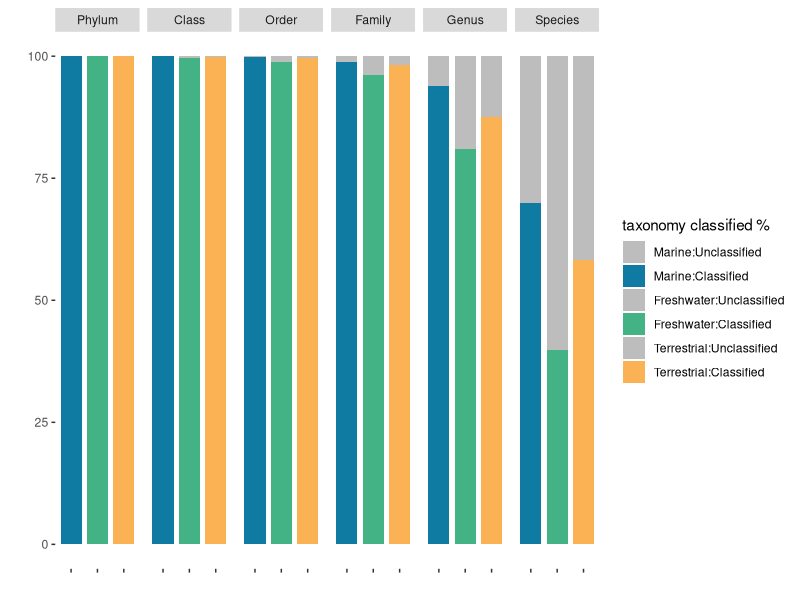
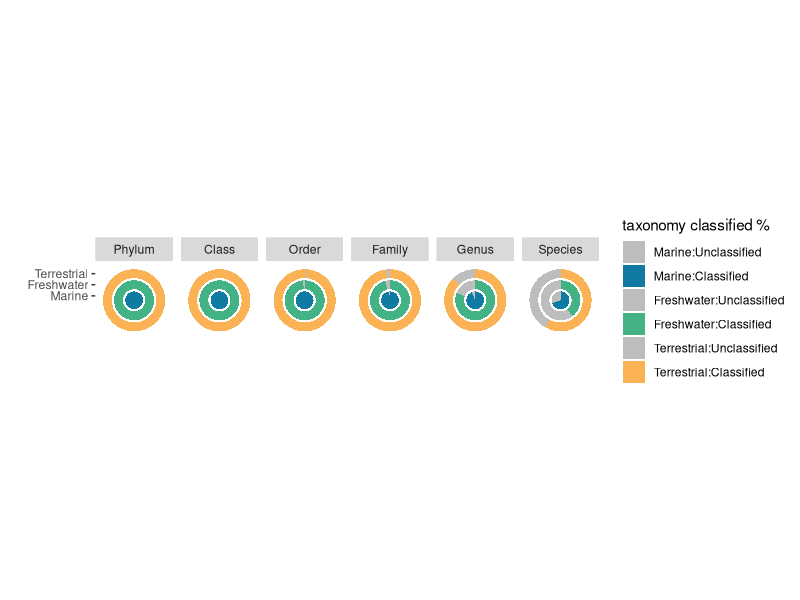
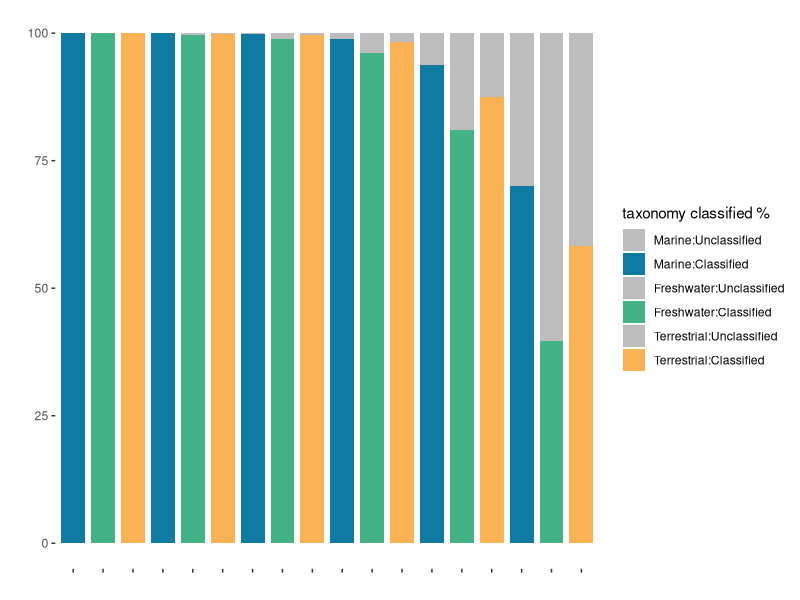
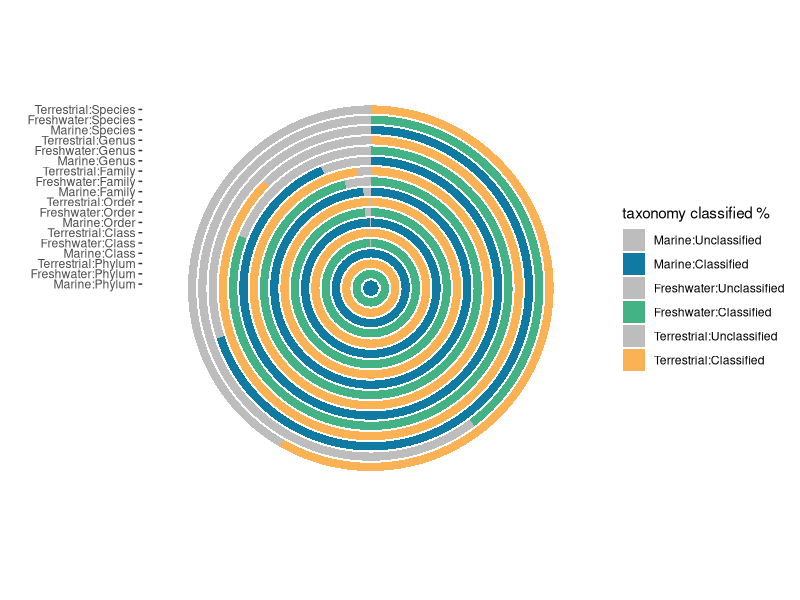
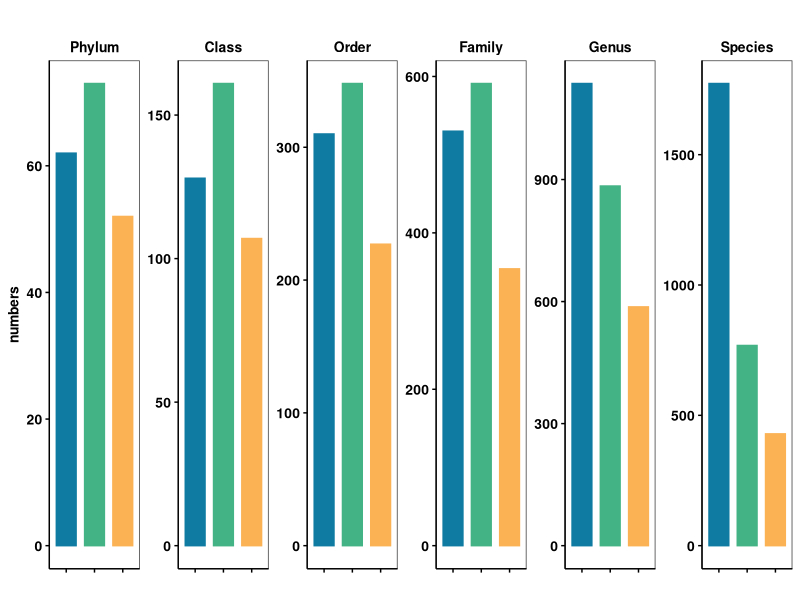
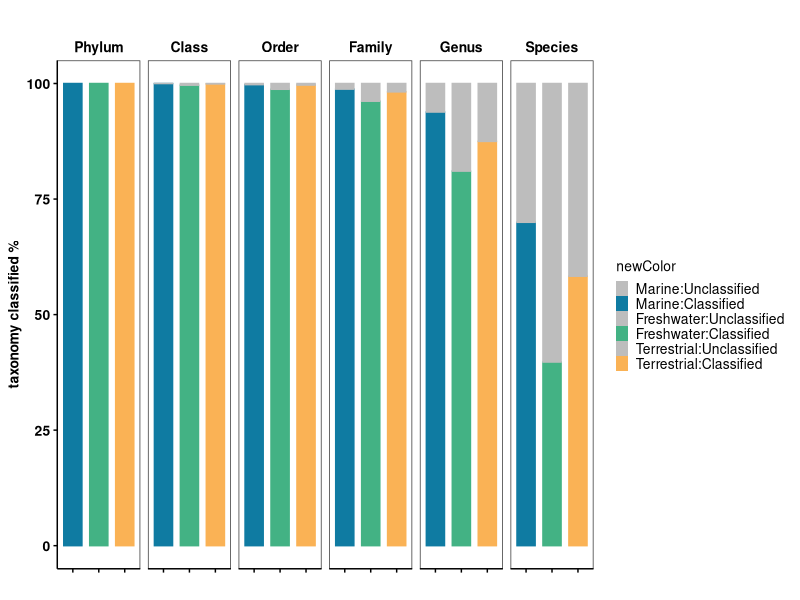
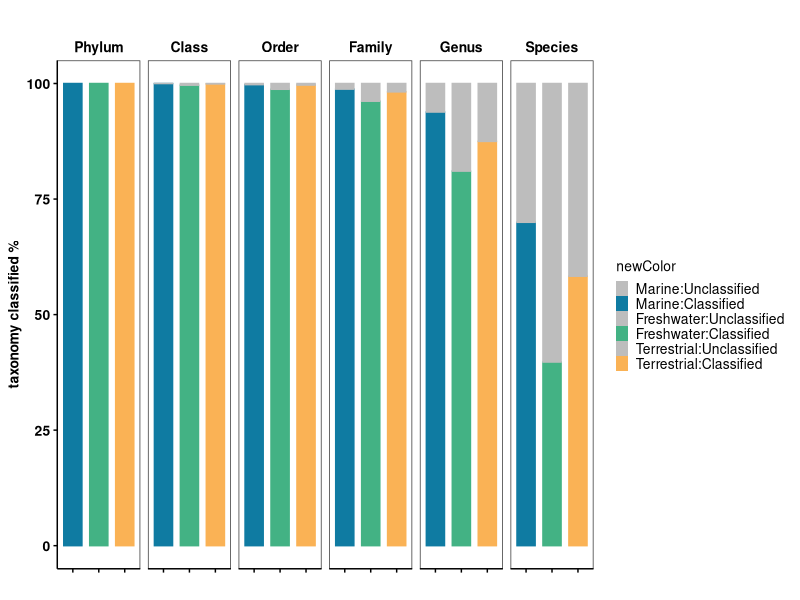
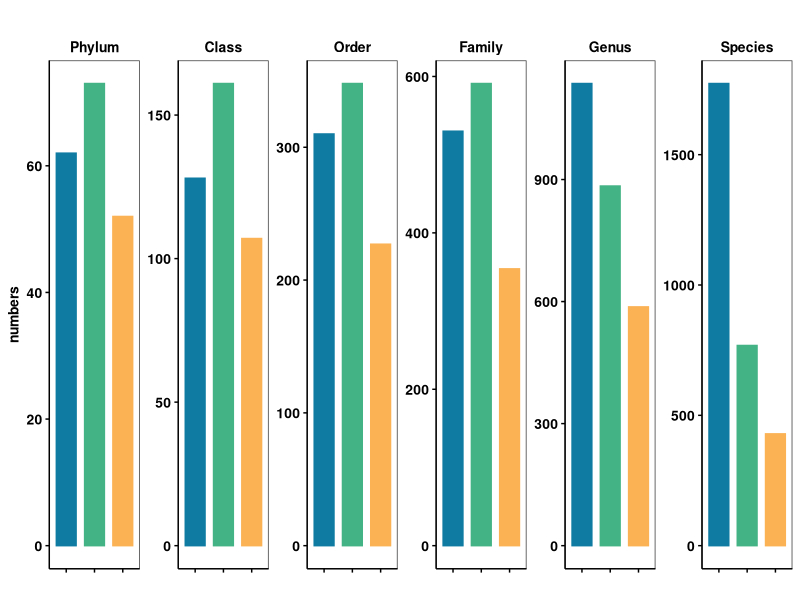

Generate these figures, in order, with R: (Note: this script raises an error after producing the figures.)
library("dplyr")
library("reshape")
library("ggplot2")
library("ggpubr")

group_list =c("Marine","Freshwater","Terrestrial")
color_var = c("#0f7ba2","#43b284","#fab255")

#phylum Class   Order   Family  Genus   Species
phylum <- read.table("../data/3Group.represent.genome.info.all.split.txt.group.phylum.stat.xls",header=T,sep = "	",check.names=F)
Class <- read.table("../data/3Group.represent.genome.info.all.split.txt.group.Class.stat.xls",header=T,sep = "	",check.names=F)
Order <- read.table("../data/3Group.represent.genome.info.all.split.txt.group.Order.stat.xls",header=T,sep = "	",check.names=F)
Family <- read.table("../data/3Group.represent.genome.info.all.split.txt.group.Family.stat.xls",header=T,sep = "	",check.names=F)
Genus <- read.table("../data/3Group.represent.genome.info.all.split.txt.group.Genus.stat.xls",header=T,sep = "	",check.names=F)
Species <- read.table("../data/3Group.represent.genome.info.all.split.txt.group.Species.stat.xls",header=T,sep = "	",check.names=F)



phylumStat <- phylum %>%
  group_by(Group)%>%
  summarize(level = level,num = num,Prevalence = (num /  sum(num))*100 )%>%
  mutate(taxonomy=if_else(level == "p__","Unclassified","Classified")) %>%
  group_by(Group,taxonomy) %>%
  summarize(Phylum = sum(Prevalence) )

ClassStat <- Class %>%
  group_by(Group)%>%
  summarize(level = level,num = num,Prevalence = (num /  sum(num))*100 )%>%
  mutate(taxonomy=if_else(level == "c__","Unclassified","Classified")) %>%
  group_by(Group,taxonomy) %>%
  summarize(Class = sum(Prevalence) )

OrderStat <- Order %>%
  group_by(Group)%>%
  summarize(level = level,num = num,Prevalence = (num /  sum(num))*100 )%>%
  mutate(taxonomy=if_else(level == "o__","Unclassified","Classified")) %>%
  group_by(Group,taxonomy) %>%
  summarize(Order = sum(Prevalence) )

FamilyStat <- Family %>%
  group_by(Group)%>%
  summarize(level = level,num = num,Prevalence = (num /  sum(num))*100 )%>%
  mutate(taxonomy=if_else(level == "f__","Unclassified","Classified")) %>%
  group_by(Group,taxonomy) %>%
  summarize(Family = sum(Prevalence) )

GenusStat <- Genus %>%
  group_by(Group)%>%
  summarize(level = level,num = num,Prevalence = (num /  sum(num))*100 )%>%
  mutate(taxonomy=if_else(level == "g__","Unclassified","Classified")) %>%
  group_by(Group,taxonomy) %>%
  summarize(Genus = sum(Prevalence) )

SpeciesStat <- Species %>%
  group_by(Group)%>%
  summarize(level = level,num = num,Prevalence = (num /  sum(num))*100 )%>%
  mutate(taxonomy=if_else(level == "s__","Unclassified","Classified")) %>%
  group_by(Group,taxonomy) %>%
  summarize(Species = sum(Prevalence) )

P1 <- melt(phylumStat)
C1 <- melt(ClassStat)
O1 <- melt(OrderStat)
F1 <- melt(FamilyStat)
G1 <- melt(GenusStat)
S1 <- melt(SpeciesStat)

plot <- rbind(P1,C1,O1,F1,G1,S1)
plot$newID <- paste0(plot$variable, ":", plot$taxonomy)
plot$newGroup <- paste0(plot$Group, ":", plot$variable)
plot$newColor <- paste0(plot$Group, ":", plot$taxonomy)

group_list =c("Marine","Freshwater","Terrestrial")
taxoLevel  <- c("Phylum", "Class"  , "Order" ,  "Family" , "Genus" ,  "Species")
color_var = c(rep(c("#bdbdbd","#0f7ba2","#bdbdbd","#43b284","#bdbdbd","#fab255"),6))

newGroupOrder <- c()

  for (t in taxoLevel ){
    for (g in group_list) {
      newGroupOrder <- c(newGroupOrder,paste0(g,":",t))
      }
  }
variableOrder <-c()
  for (gg in group_list ){
    for (cc in c("Unclassified","Classified")) {
      variableOrder <- c(variableOrder,paste0(gg,":",cc))
    }
  }


newGroupOrder
variableOrder
plot$newGroup <- factor(plot$newGroup ,levels=newGroupOrder)
plot$newColor <- factor(plot$newColor ,levels=variableOrder)
plot$Group <- factor(plot$Group ,levels=group_list)

#先得到柱形图
p <- ggplot(plot, aes(Group, value, fill = newColor)) +
  geom_bar(stat = 'identity', width = 0.8) +
  scale_fill_manual(values = c(color_var)) +
  labs(x = '', y = '', fill = 'taxonomy classified %') +
  theme(panel.grid = element_blank(), panel.background = element_blank(), axis.text.x = element_blank())+
  facet_grid(.~ variable)
p
#再经坐标系变换得到圆环图
p + coord_polar(theta = 'y')


p1 <- ggplot(plot, aes(newGroup, value, fill = newColor)) +
  geom_bar(stat = 'identity', width = 0.8) +
  scale_fill_manual(values = c(color_var)) +
  labs(x = '', y = '', fill = 'taxonomy classified %') +
  theme(panel.grid = element_blank(), panel.background = element_blank(), axis.text.x = element_blank())

p1
#再经坐标系变换得到圆环图
p1 + coord_polar(theta = 'y')




p <- ggbarplot(plot, "Group", "value",fill = "newColor", color = "newColor", 
          ggtheme = theme_bw() +
            theme(axis.text.x = element_text(color="black",size=0,angle=-45,hjust= 0.1 ,vjust = 0 ,face="bold"),
                  axis.text.y = element_text(color="black",size=10,face="bold"),
                  axis.title.y=element_text(color="black",size=10,face="bold"),
                  axis.line = element_line(color="black"),
                  axis.ticks = element_line(color="black"),
                  strip.text.x = element_text(size = 10, colour = "black", face="bold"), 
                  strip.background  = element_blank(),
                  legend.position = "none",
                  legend.text = element_text(size = 10, colour = "black"),
                  legend.title = element_text(size = 10),
                  legend.key.width = unit(0.3, 'cm'),
                  legend.key.size = unit(0, 'lines'),
                  panel.grid = element_blank(),
                  panel.background = element_blank()),
          legend = "right",title = "",xlab = '', ylab = 'taxonomy classified %',width = 0.7)+ 
  scale_fill_manual(values=color_var,labels=variableOrder,limits = variableOrder, breaks = variableOrder) +
  scale_color_manual(values=color_var,labels=variableOrder,limits = variableOrder, breaks = variableOrder) +
  theme(panel.grid = element_blank(), panel.background = element_blank(), axis.text.x = element_blank())
pp <- facet(p, facet.by = "variable",nrow =1,short.panel.labs = TRUE,strip.position = "top", 
            panel.labs.font = list(size = 10, angle = 0),panel.grid = element_blank(), panel.labs.background = list(fill = NA, color = NA))

pdf("../data/3Group.taxonomy.classified.rate.pdf",width= 6,height=3,onefile = FALSE)
pp
dev.off()
png("../data/3Group.taxonomy.classified.rate.png",width = 6,height =3,units='in',res=900)
pp
dev.off()

# level number -----------------------------------------
PhylumNum <- phylum %>%
  group_by(Group) %>%
  dplyr::summarize(Phylum = n() )

ClassNum <- Class %>%
  group_by(Group) %>%
  dplyr::summarize(Class = n() )

OrderNum <- Order %>%
  group_by(Group) %>%
  dplyr::summarize(Order = n() )

FamilyNum <- Family %>%
  group_by(Group) %>%
  dplyr::summarize(Family = n() )

GenusNum <- Genus %>%
  group_by(Group) %>%
  dplyr::summarize(Genus = n() )

SpeciesNum <- Species %>%
  group_by(Group) %>%
  dplyr::summarize(Species = n() )

P1 <- melt(PhylumNum)
C1 <- melt(ClassNum)
O1 <- melt(OrderNum)
F1 <- melt(FamilyNum)
G1 <- melt(GenusNum)
S1 <- melt(SpeciesNum)

plot <- rbind(P1,C1,O1,F1,G1,S1)

plot$Group <- factor(plot$Group ,levels=group_list)

group_list =c("Marine","Freshwater","Terrestrial")
color_var1 = c("#0f7ba2","#43b284","#fab255")

p2 <- ggbarplot(plot, "Group", "value",fill = "Group", color = "Group", 
                ggtheme = theme_bw() +
                  theme(axis.text.x = element_text(color="black",size=0,angle=-45,hjust= 0.1 ,vjust = 0 ,face="bold"),
                        axis.text.y = element_text(color="black",size=10,face="bold"),
                        axis.title.y=element_text(color="black",size=10,face="bold"),
                        axis.line = element_line(color="black"),
                        axis.ticks = element_line(color="black"),
                        strip.text.x = element_text(size = 10, colour = "black", face="bold"), 
                        strip.background  = element_blank(),
                        legend.position = "none",
                        legend.text = element_text(size = 10, colour = "black"),
                        legend.title = element_text(size = 10),
                        legend.key.width = unit(0.3, 'cm'),
                        legend.key.size = unit(0, 'lines'),
                        panel.grid = element_blank(),
                        panel.background = element_blank()),
                legend = "none",title = "",xlab = '', ylab = 'numbers',width = 0.7)+ 
  scale_fill_manual(values=color_var1,labels=group_list,limits = group_list, breaks = group_list) +
  scale_color_manual(values=color_var1,labels=group_list,limits = group_list, breaks = group_list) +
  theme(panel.grid = element_blank(), panel.background = element_blank(), axis.text.x = element_blank())
pp2 <- facet(p2, facet.by = "variable",nrow =1,short.panel.labs = TRUE,strip.position = "top", scales = "free_y",
             panel.labs.font = list(size = 10, angle = 0),panel.grid = element_blank(), panel.labs.background = list(fill = NA, color = NA))

pp2
pdf("../data/3Group.taxonomy.level.numbers.pdf",width= 6,height=3,onefile = FALSE)
pp2
dev.off()
png("../data/3Group.taxonomy.level.numbers.png",width = 6,height =3,units='in',res=900)
pp3
dev.off()





# genome number -----------------------------------------
PhylumNum <- phylum %>%
  mutate(taxonomy=if_else(level == "p__","Unclassified","Classified")) %>%
  group_by(Group,taxonomy) %>%
  dplyr::summarize(Phylum = sum(num) )

ClassNum <- Class %>%
  mutate(taxonomy=if_else(level == "c__","Unclassified","Classified")) %>%
  group_by(Group,taxonomy) %>%
  dplyr::summarize( Class = sum(num) )

OrderNum <- Order %>%
  mutate(taxonomy=if_else(level == "o__","Unclassified","Classified")) %>%
  group_by(Group,taxonomy) %>%
  dplyr::summarize( Order = sum(num) )

FamilyNum <- Family %>%
  mutate(taxonomy=if_else(level == "f__","Unclassified","Classified")) %>%
  group_by(Group,taxonomy) %>%
  dplyr::summarize( Family = sum(num) )

GenusNum <- Genus %>%
  mutate(taxonomy=if_else(level == "g__","Unclassified","Classified")) %>%
  group_by(Group,taxonomy) %>%
  dplyr::summarize( Genus = sum(num) )

SpeciesNum <- Species %>%
  mutate(taxonomy=if_else(level == "s__","Unclassified","Classified")) %>%
  group_by(Group,taxonomy) %>%
  dplyr::summarize( Species = sum(num) )

P1 <- melt(PhylumNum)
C1 <- melt(ClassNum)
O1 <- melt(OrderNum)
F1 <- melt(FamilyNum)
G1 <- melt(GenusNum)
S1 <- melt(SpeciesNum)

plot <- rbind(P1,C1,O1,F1,G1,S1)
plot$newID <- paste0(plot$variable, ":", plot$taxonomy)
plot$newGroup <- paste0(plot$Group, ":", plot$variable)
plot$newColor <- paste0(plot$Group, ":", plot$taxonomy)

plot$newGroup <- factor(plot$newGroup ,levels=newGroupOrder)
plot$newColor <- factor(plot$newColor ,levels=variableOrder)
plot$Group <- factor(plot$Group ,levels=group_list)

p3 <- ggbarplot(plot, "Group", "value",fill = "newColor", color = "newColor", 
               ggtheme = theme_bw() +
                 theme(axis.text.x = element_text(color="black",size=0,angle=-45,hjust= 0.1 ,vjust = 0 ,face="bold"),
                       axis.text.y = element_text(color="black",size=10,face="bold"),
                       axis.title.y=element_text(color="black",size=10,face="bold"),
                       axis.line = element_line(color="black"),
                       axis.ticks = element_line(color="black"),
                       strip.text.x = element_text(size = 10, colour = "black", face="bold"), 
                       strip.background  = element_blank(),
                       legend.position = "none",
                       legend.text = element_text(size = 10, colour = "black"),
                       legend.title = element_text(size = 10),
                       legend.key.width = unit(0.3, 'cm'),
                       legend.key.size = unit(0, 'lines'),
                       panel.grid = element_blank(),
                       panel.background = element_blank()),
               legend = "none",title = "",xlab = '', ylab = 'numbers',width = 0.7)+ 
  scale_fill_manual(values=color_var,labels=variableOrder,limits = variableOrder, breaks = variableOrder) +
  scale_color_manual(values=color_var,labels=variableOrder,limits = variableOrder, breaks = variableOrder) +
  theme(panel.grid = element_blank(), panel.background = element_blank(), axis.text.x = element_blank())
pp3 <- facet(p3, facet.by = "variable",nrow =1,short.panel.labs = TRUE,strip.position = "top", scales = "free_y",
            panel.labs.font = list(size = 10, angle = 0),panel.grid = element_blank(), panel.labs.background = list(fill = NA, color = NA))

pp3
pdf("../data/3Group.taxonomy.genome.numbers.pdf",width= 6,height=3,onefile = FALSE)
pp3
dev.off()
png("../data/3Group.taxonomy.genome.numbers.png",width = 6,height =3,units='in',res=900)
pp3
dev.off()
